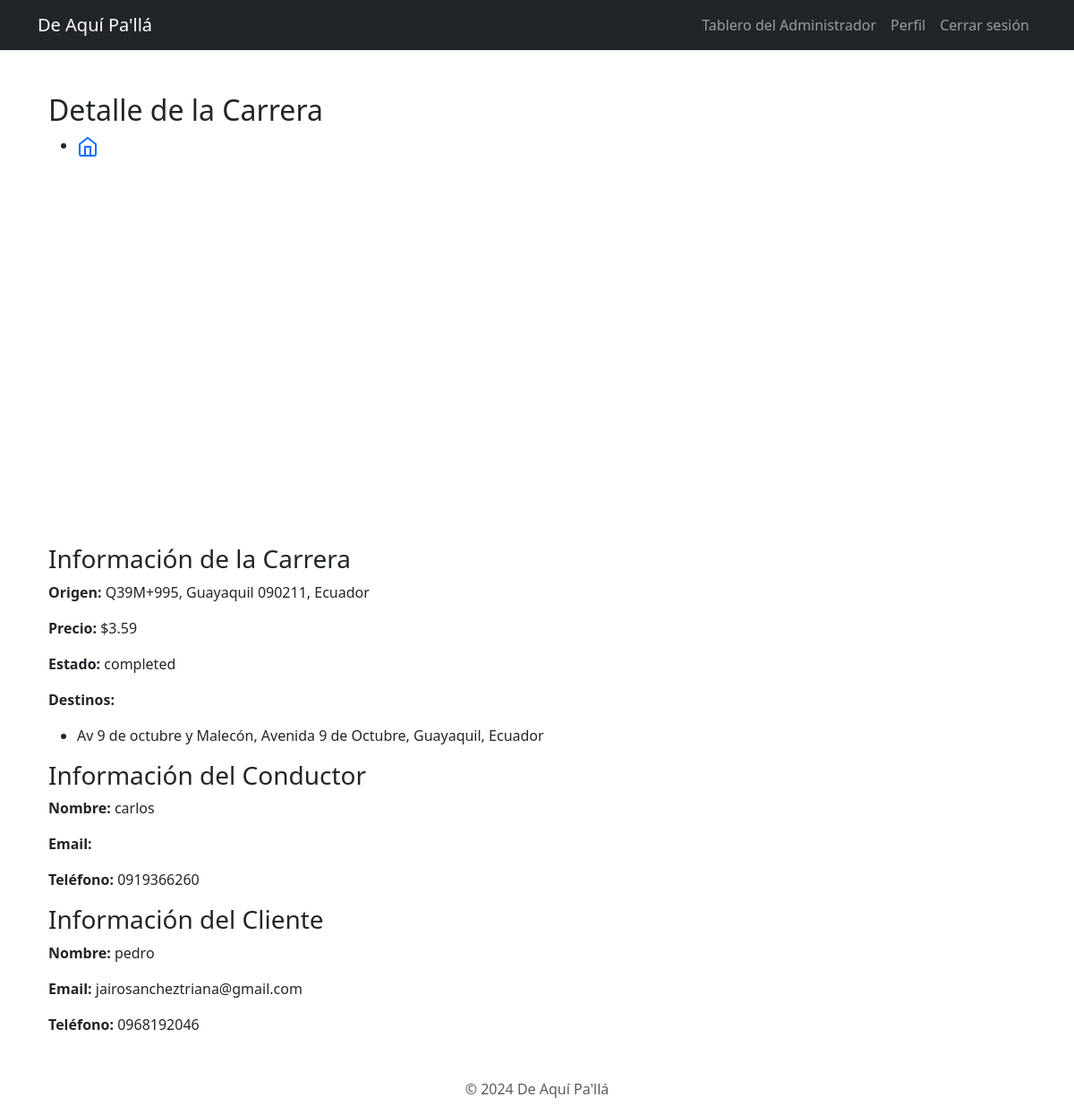
Page /ride/65/ (signed in) on the committed database.
### taxis/models.py (models this page shows, shortened)
class Ride(models.Model):
    STATUS_CHOICES = [
        ('requested', 'Solicitada'),
        ('accepted', 'Aceptada'),
        ('in_progress', 'En progreso'),
        ('completed', 'Completada'),
        ('canceled', 'Cancelada'),
    ]
    customer = models.ForeignKey(
        settings.AUTH_USER_MODEL,
        on_delete=models.CASCADE,
        related_name='rides_as_customer',
        limit_choices_to={'role': 'customer'},
    )
    driver = models.ForeignKey(
        settings.AUTH_USER_MODEL,
        on_delete=models.SET_NULL,
        related_name='rides_as_driver',
        null=True,
        blank=True,
        limit_choices_to={'role': 'driver'},
    )
    origin = models.CharField(max_length=255)
    origin_latitude = models.FloatField(null=True, blank=True)
    origin_longitude = models.FloatField(null=True, blank=True)
    start_time = models.DateTimeField(null=True, blank=True)
    end_time = models.DateTimeField(null=True, blank=True)
    price = models.DecimalField(max_digits=10, decimal_places=2, null=True, blank=True)
    status = models.CharField(max_length=15, choices=STATUS_CHOICES, default='requested')
    created_at = models.DateTimeField(auto_now_add=True)
    notified = models.BooleanField(default=False)  # <-- Nuevo campo
    def get_origin_address(self):
        return self._get_address(self.origin_latitude, self.origin_longitude)
    @staticmethod
    def _get_address(lat, lon):
        if lat is None or lon is None:
            return "Dirección desconocida"
        url = "https://nominatim.openstreetmap.org/reverse"
        params = {
            'lat': lat,
            'lon': lon,
            'format': 'jsonv2'
        }
        try:
            response = requests.get(url, params=params, timeout=10)
            response.raise_for_status()
            data = response.json()
            return data.get('display_name', 'Dirección desconocida')
        except requests.RequestException as e:
            print(f"Error en la solicitud: {e}")
            return "Dirección desconocida"

class RideDestination(models.Model):
    ride = models.ForeignKey(
        'Ride',
        on_delete=models.CASCADE,
        related_name='destinations'
    )
    destination = models.CharField(max_length=255)
    destination_latitude = models.FloatField(null=True, blank=True)
    destination_longitude = models.FloatField(null=True, blank=True)
    order = models.PositiveIntegerField(default=0)  # Para mantener el orden de los destinos
    class Meta:
        ordering = ['order']  # Asegura que los destinos se recuperen en el orden correcto

class AppUser(AbstractUser):
    ROLE_CHOICES = [
        ('customer', 'Cliente'),
        ('driver', 'Taxista'),
        ('admin', 'Administrador'),
    ]
    role = models.CharField(max_length=10, choices=ROLE_CHOICES, default='customer')
    phone_number = models.CharField(max_length=15, default='', blank=True, null=True)  # Número de celular
    national_id = models.CharField(max_length=20, default='', blank=True, null=True)  # Número de cédula
    profile_picture = models.ImageField(upload_to='profile_pics/', default='default.jpg', blank=True, null=True)  # Foto de perfil

### taxis/views.py (the view)
# urls.py: path('ride/<int:ride_id>/', views.ride_detail, name='ride_detail'),
@login_required
def ride_detail(request, ride_id):
    try:
        ride = get_object_or_404(Ride, id=ride_id)
        if not (request.user.is_superuser or request.user == ride.driver or request.user == ride.customer):
            messages.error(request, 'No tiene permiso para ver esta carrera.')
            return redirect('available_rides')
        origin_address = ride.get_origin_address()
        destination_address = ""
        if ride.destinations.exists():
            destination_address = ride.destinations.first().destination  # Dirección del primer destino
        client_lat = None
        client_lng = None
        if ride.customer:
            try:
                taxi = ride.customer.taxi  # Cliente tiene un taxi asociado
                client_lat = taxi.latitude
                client_lng = taxi.longitude
            except AttributeError:  # Si el cliente no tiene taxi
                pass
        destination_lat = ride.destinations.first().destination_latitude if ride.destinations.exists() else None
        destination_lng = ride.destinations.first().destination_longitude if ride.destinations.exists() else None
        driver_lat = None
        driver_lng = None
        if ride.driver:
            try:
                taxi = ride.driver.taxi  # Recuperar el objeto taxi asociado al conductor
                if taxi.latitude is not None and taxi.longitude is not None:
                    driver_lat = taxi.latitude
                    driver_lng = taxi.longitude
            except Taxi.DoesNotExist:  # Si el conductor no tiene taxi
                pass
        context = {
            'ride': ride,
            'client_lat': client_lat,
            'client_lng': client_lng,
            'destination_lat': destination_lat,
            'destination_lng': destination_lng,
            'driver_lat': driver_lat,
            'driver_lng': driver_lng,
            'origin_address': origin_address,
            'destination_address': destination_address,
        }
        return render(request, 'ride_detail.html', context)
    except Ride.DoesNotExist:
        messages.error(request, 'Carrera no encontrada.')
        return redirect('available_rides')

### taxis/templates/ride_detail.html (shortened to what this page needs)
{% extends 'base.html' %}
{% block content %}
<div class="container mt-5">
    <h2>Detalle de la Carrera</h2>
    <nav>
        <ul>
            <li><a href="{% url 'home' %}"><svg xmlns="http://www.w3.org/2000/svg" width="24" height="24" viewBox="0 0 24 24" fill="none" stroke="currentColor" stroke-width="2" stroke-linecap="round" stroke-linejoin="round"><path d="M3 9l9-7 9 7v11a2 2 0 0 1-2 2H5a2 2 0 0 1-2-2z"/><polyline points="9 22 9 12 15 12 15 22"/></svg></a></li>
        </ul>
    </nav>
    <div id="map" style="height: 400px;"></div>
    <div class="mt-3">
        <h3>Información de la Carrera</h3>
        <p><strong>Origen:</strong> {{ ride.origin }}</p>
        <p><strong>Precio:</strong> ${{ ride.price }}</p>
        <p><strong>Estado:</strong> {{ ride.status }}</p>
        <p><strong>Destinos:</strong></p>
        <ul>
            {% for destination in ride.destinations.all %}
            <li>{{ destination.destination }}</li>
            {% endfor %}
        </ul>
    </div>
    {% if request.user == ride.customer or request.user.is_superuser %}
    <h3>Información del Conductor</h3>
    {% if ride.driver %}
    <p><strong>Nombre:</strong> {{ ride.driver.username }}</p>
    <p><strong>Email:</strong> {{ ride.driver.email }}</p>
    <p><strong>Teléfono:</strong> {{ ride.driver.phone_number }}</p>
    {% else %}
    <p>Aún no se ha asignado un conductor a esta carrera.</p>
    {% endif %}
    {% endif %}
    {% if request.user == ride.driver or request.user.is_superuser %}
    <h3>Información del Cliente</h3>
    <p><strong>Nombre:</strong> {{ ride.customer.username }}</p>
    <p><strong>Email:</strong> {{ ride.customer.email }}</p>
    <p><strong>Teléfono:</strong> {{ ride.customer.phone_number }}</p>
    {% endif %}
</div>
{% endblock %}

### rows in the picture
Ride: origin "Q39M+995, Guayaquil 090211, Ecuador", price "3.59", status "completed", driver.username "carlos", driver.phone_number "0919366260", customer.username "pedro", customer.email "jairosancheztriana@gmail.com", customer.phone_number "0968192046"
RideDestination: destination "Av 9 de octubre y Malecón, Avenida 9 de Octubre, Guayaquil, Ecuador"
